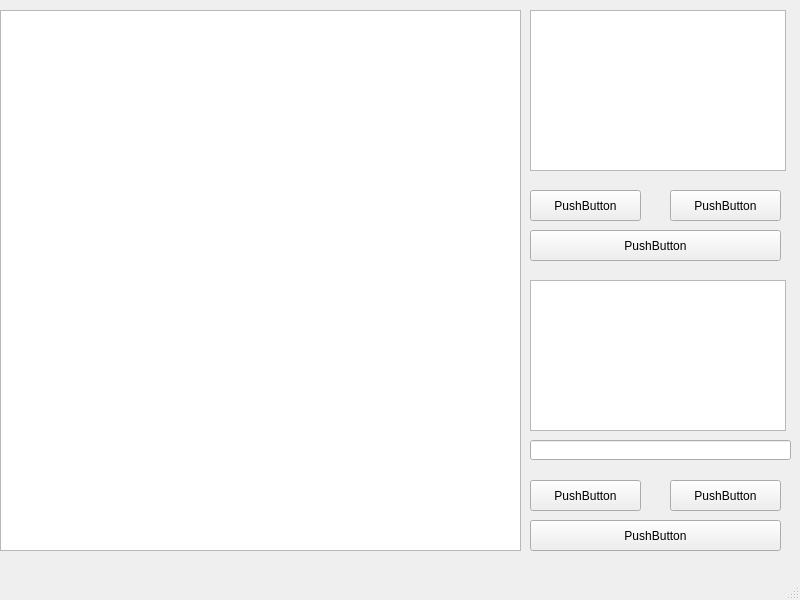
<?xml version="1.0" encoding="UTF-8"?>
<ui version="4.0">
 <class>MainWindow</class>
 <widget class="QMainWindow" name="MainWindow">
  <property name="geometry">
   <rect>
    <x>0</x>
    <y>0</y>
    <width>800</width>
    <height>600</height>
   </rect>
  </property>
  <property name="windowTitle">
   <string>MainWindow</string>
  </property>
  <widget class="QWidget" name="centralwidget">
   <widget class="QListWidget" name="listWidget">
    <property name="geometry">
     <rect>
      <x>530</x>
      <y>10</y>
      <width>256</width>
      <height>161</height>
     </rect>
    </property>
   </widget>
   <widget class="QPushButton" name="pushButton">
    <property name="geometry">
     <rect>
      <x>530</x>
      <y>190</y>
      <width>111</width>
      <height>31</height>
     </rect>
    </property>
    <property name="text">
     <string>PushButton</string>
    </property>
   </widget>
   <widget class="QPushButton" name="pushButton_2">
    <property name="geometry">
     <rect>
      <x>670</x>
      <y>190</y>
      <width>111</width>
      <height>31</height>
     </rect>
    </property>
    <property name="text">
     <string>PushButton</string>
    </property>
   </widget>
   <widget class="QPushButton" name="pushButton_3">
    <property name="geometry">
     <rect>
      <x>530</x>
      <y>230</y>
      <width>251</width>
      <height>31</height>
     </rect>
    </property>
    <property name="text">
     <string>PushButton</string>
    </property>
   </widget>
   <widget class="QListView" name="listView">
    <property name="geometry">
     <rect>
      <x>530</x>
      <y>280</y>
      <width>256</width>
      <height>151</height>
     </rect>
    </property>
   </widget>
   <widget class="QLineEdit" name="lineEdit">
    <property name="geometry">
     <rect>
      <x>530</x>
      <y>440</y>
      <width>261</width>
      <height>20</height>
     </rect>
    </property>
   </widget>
   <widget class="QPushButton" name="pushButton_4">
    <property name="geometry">
     <rect>
      <x>670</x>
      <y>480</y>
      <width>111</width>
      <height>31</height>
     </rect>
    </property>
    <property name="text">
     <string>PushButton</string>
    </property>
   </widget>
   <widget class="QPushButton" name="pushButton_5">
    <property name="geometry">
     <rect>
      <x>530</x>
      <y>520</y>
      <width>251</width>
      <height>31</height>
     </rect>
    </property>
    <property name="text">
     <string>PushButton</string>
    </property>
   </widget>
   <widget class="QPushButton" name="pushButton_6">
    <property name="geometry">
     <rect>
      <x>530</x>
      <y>480</y>
      <width>111</width>
      <height>31</height>
     </rect>
    </property>
    <property name="text">
     <string>PushButton</string>
    </property>
   </widget>
   <widget class="QTextEdit" name="textEdit">
    <property name="geometry">
     <rect>
      <x>0</x>
      <y>10</y>
      <width>521</width>
      <height>541</height>
     </rect>
    </property>
   </widget>
  </widget>
  <widget class="QMenuBar" name="menubar">
   <property name="geometry">
    <rect>
     <x>0</x>
     <y>0</y>
     <width>800</width>
     <height>21</height>
    </rect>
   </property>
  </widget>
  <widget class="QStatusBar" name="statusbar"/>
 </widget>
 <resources/>
 <connections/>
</ui>
